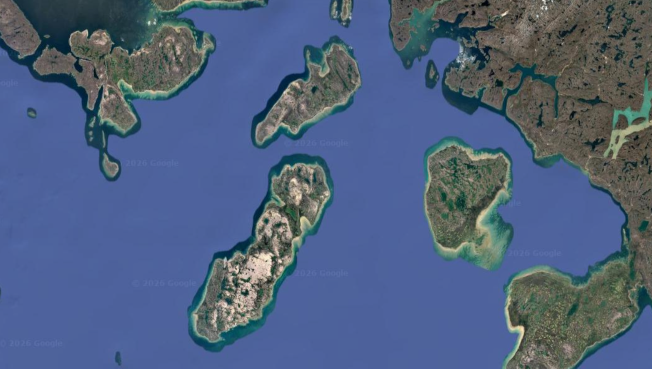
%> input picture Project/island_images/canada.png, 1304 x 737 px (shown at 1/2 size)
$ octave main.m   (GNU Octave 9; MATLAB toolbox functions it lacks are replaced by stand-ins)
%> lines starting %> are read from the running program, lines starting %| are printed output that depends on the picture; in (x1, y1, x2, y2) boxes, pixels count from 0 and x2, y2 are one past the last pixel; in counts of white or black regions, pixels touching at a corner belong together; the program's own positions count from 1
### Project/main function/island_detection.m
function [island_curves, img_orig, heatmap, blended] = island_detection(image_path, show_plots)
%ISLAND_DETECTION  Detect land/island contours from a map image.
%
%   [island_curves, img_orig, heatmap, blended] = island_detection(image_path, show_plots)
%
%   INPUTS:
%     image_path  - (string) path to the input map image (e.g. 'Aruba.png')
%     show_plots  - (logical) true = display the 6-panel analysis figure, false = silent
%
%   OUTPUTS:
%     island_curves - (cell array) each cell contains an [Kx2] array of [x, y]
%                     pixel coordinates forming one island/land contour.
%                     Compatible with the generic-shape branch of obstacle_distance().
%     img_orig      - (HxWx3 uint8)  original image
%     heatmap       - (HxWx3 double) jet-coloured land/sea heatmap  [0,1]
%     blended       - (HxWx3 double) heatmap blended over original  [0,1]

    if nargin < 2
        show_plots = true;
    end

    %% --- Stage 1 & 2: build land/sea masks and heatmap ---
    [heatmap, blended, land_mask, sea_mask, img_orig] = build_heatmap(image_path);

    %% --- Stage 3: extract island contours from the heatmap hot zones ---
    [island_curves, heat_mask] = extract_island_contours(heatmap);

    %% --- Stage 4 (optional): visualise ---
    if show_plots
        display_analysis(img_orig, land_mask, sea_mask, ...
                         heatmap, blended, island_curves, heat_mask);
    end
end


%% =========================================================
%%  LOCAL FUNCTION: build_heatmap
%% =========================================================
function [heatmap, blended, land_mask, sea_mask, img] = build_heatmap(image_path)
%> called with image_path = '../island_images/canada.png'
    img        = imread(image_path);
%> img is the input picture: size 737x1304x3 uint8; mean R, G, B 79.4, 96.5, 127.2
    img_double = double(img) / 255;

    hsv = rgb2hsv(img_double);
%> hsv: size 737x1304x3 double; mean H, S, V 0.486, 0.409, 0.518
    H   = hsv(:,:,1);
    S   = hsv(:,:,2);
    V   = hsv(:,:,3);

    % --- colour-based segmentation ---
    sea_mask   = (H >= 0.50 & H <= 0.75) & (S >= 0.15) & (V >= 0.15);
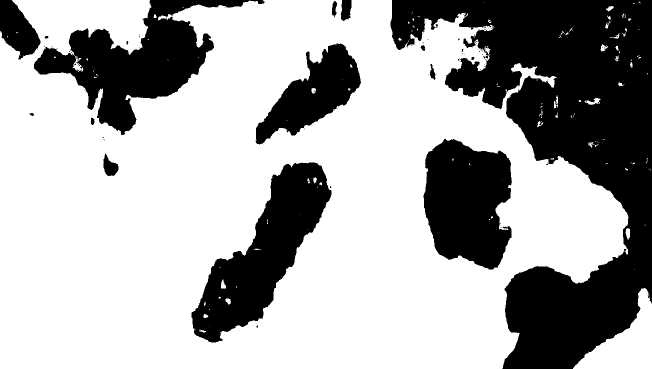
%> sea_mask: size 737x1304 logical (shown at 1/2 size); 66.7% white; 79 black regions (62 under 20 px), largest, box (x1, y1, x2, y2) and area: (781, 0, 1304, 737) 173598, (68, 0, 529, 270) 42885, (383, 325, 663, 685) 41213
    green_land = (H >= 0.20 & H <= 0.45) & (S >= 0.10);
%> green_land: size 737x1304 logical; 9.8% white; 743 white regions (522 under 20 px), largest, box (x1, y1, x2, y2) and area: (1011, 449, 1294, 737) 26243, (847, 300, 1022, 538) 20812, (495, 359, 645, 643) 5469
    sandy_land = (S < 0.25)              & (V > 0.35) & ~sea_mask;
%> sandy_land: size 737x1304 logical; 20.4% white; 739 white regions (638 under 20 px), largest, box (x1, y1, x2, y2) and area: (1010, 193, 1304, 737) 49819, (385, 326, 661, 684) 29583, (68, 47, 428, 266) 27842
    brown_land = (H >= 0.05 & H <= 0.12) & (S >= 0.15);
%> brown_land: size 737x1304 logical; 5.4% white; 1045 white regions (853 under 20 px), largest, box (x1, y1, x2, y2) and area: (1107, 98, 1304, 288) 8929, (951, 0, 1129, 148) 8285, (1100, 31, 1236, 176) 3951
    land_mask  = green_land | sandy_land | brown_land;
%> land_mask: size 737x1304 logical; 26.5% white; 373 white regions (337 under 20 px), largest, box (x1, y1, x2, y2) and area: (890, 0, 1304, 737) 125109, (385, 326, 661, 684) 35667, (68, 44, 428, 266) 32836

    % --- morphological clean-up ---
    se        = strel('disk', 5);
    sea_mask  = imclose(imopen(sea_mask,  se), se);
%> sea_mask: size 737x1304 logical; 66.2% white; 9 black regions, largest, box (x1, y1, x2, y2) and area: (781, 0, 1304, 737) 176930, (68, 0, 528, 266) 43933, (383, 325, 663, 685) 41768
    land_mask = imclose(imopen(land_mask, se), se);
%> land_mask: size 737x1304 logical; 21% white; 43 white regions, largest, box (x1, y1, x2, y2) and area: (953, 0, 1304, 399) 41498, (1007, 456, 1304, 737) 39055, (387, 326, 661, 684) 32215
    land_mask = land_mask & ~sea_mask;
    unknown_mask = ~sea_mask & ~land_mask;
%> unknown_mask: size 737x1304 logical; 12.8% white; 159 white regions (54 under 20 px), largest, box (x1, y1, x2, y2) and area: (781, 0, 1245, 346) 45073, (1125, 0, 1304, 201) 17943, (1112, 204, 1304, 571) 12146

    % --- intensity map: 1=land, 0=sea, 0.45=unknown ---
    intensity               = zeros(size(H));
    intensity(land_mask)    = 1.0;
    intensity(sea_mask)     = 0.0;
    intensity(unknown_mask) = 0.45;
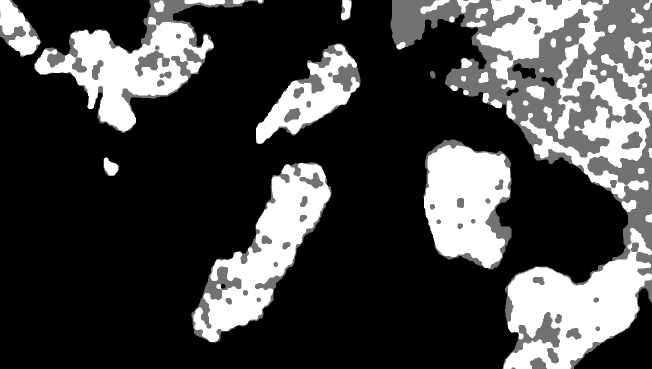
%> intensity: size 737x1304 double (shown at 1/2 size); min 0, max 1, mean 0.268

    intensity_smooth = imgaussfilt(intensity, 8);
    intensity_smooth = intensity_smooth - min(intensity_smooth(:));
    intensity_smooth = intensity_smooth / max(intensity_smooth(:));

    % --- map to jet colourmap ---
    cmap    = jet(256);
    idx     = gray2ind(intensity_smooth, 256);
    heatmap = ind2rgb(idx, cmap);
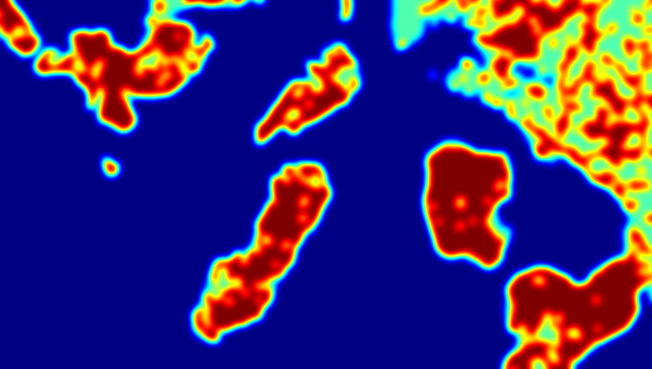
%> heatmap: size 737x1304x3 double (shown at 1/2 size); mean R, G, B 0.247, 0.178, 0.421

    alpha   = 0.65;
    blended = max(0, min(1, alpha * heatmap + (1-alpha) * img_double));
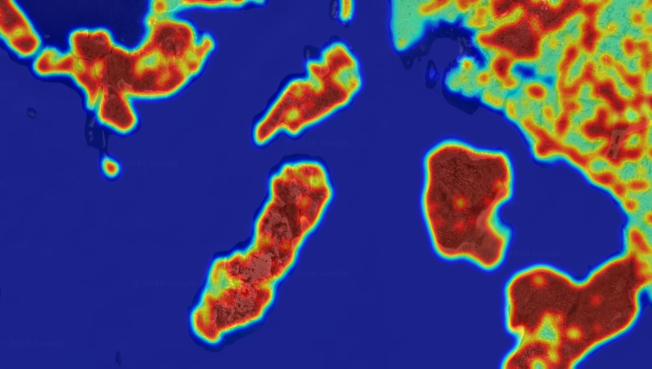
%> blended: size 737x1304x3 double (shown at 1/2 size); mean R, G, B 0.269, 0.248, 0.448

    % --- save side-products ---
    % [~, name] = fileparts(image_path);
    % imwrite(uint8(heatmap * 255), sprintf('%s_heatmap.png', name));
    % imwrite(uint8(blended  * 255), sprintf('%s_blended.png',  name));
end


%% =========================================================
%%  LOCAL FUNCTION: extract_island_contours
%% =========================================================
function [island_curves, heat_mask] = extract_island_contours(heatmap)
%   Returns a cell array where each cell is one closed land contour [Kx2]
%   in the format expected by obstacle_distance() (generic-shape branch):
%       obs_curve(:,1) = x  (column pixel)
%       obs_curve(:,2) = y  (row    pixel)

    hsv = rgb2hsv(heatmap);
%> hsv: size 737x1304x3 double; mean H, S, V 0.48, 0.973, 0.667
    H   = hsv(:,:,1);
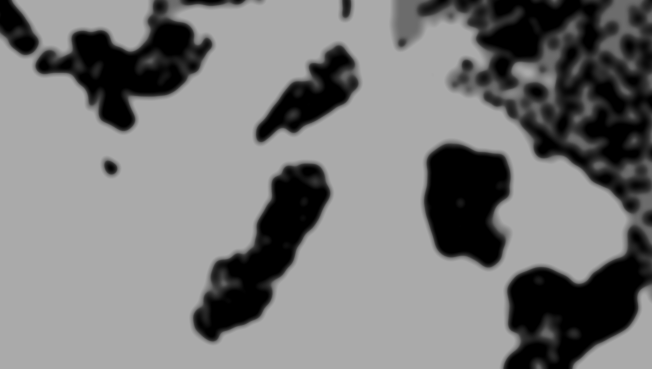
%> H: size 737x1304 double (shown at 1/2 size); min 0, max 0.667, mean 0.48
    S   = hsv(:,:,2);
    V   = hsv(:,:,3);
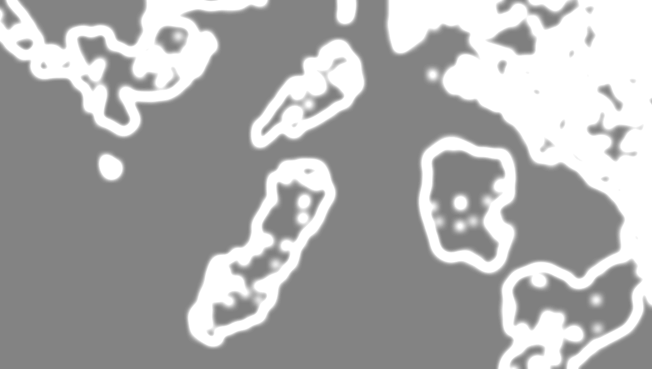
%> V: size 737x1304 double (shown at 1/2 size); min 0.5, max 1, mean 0.667

    % hot colours in the jet map correspond to land
    heat_mask   = ((H <= 0.15) | (H >= 0.85)) & (S >= 0.4) & (V >= 0.4);
%> heat_mask: size 737x1304 logical; 22.4% white; 29 white regions (1 under 20 px), largest, box (x1, y1, x2, y2) and area: (957, 0, 1304, 396) 52016, (1010, 458, 1304, 737) 41611, (390, 330, 657, 680) 33758
    yellow_zone = (H >= 0.12 & H <= 0.20)     & (S >= 0.5) & (V >= 0.5);
%> yellow_zone: size 737x1304 logical; 4.9% white; 37 white regions (2 under 20 px), largest, box (x1, y1, x2, y2) and area: (839, 0, 1304, 424) 15435, (1129, 0, 1304, 199) 5984, (73, 33, 422, 260) 4389
    heat_mask   = heat_mask | yellow_zone;
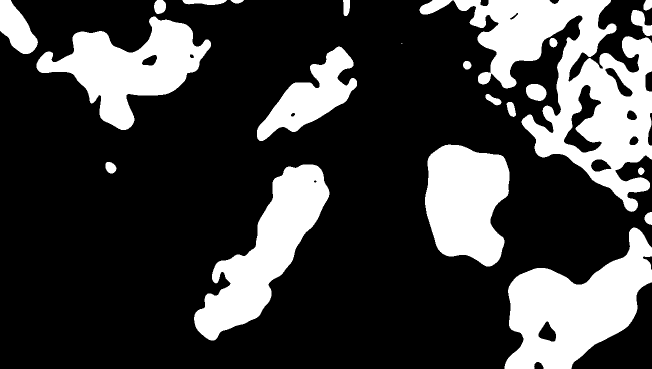
%> heat_mask: size 737x1304 logical (shown at 1/2 size); 25.4% white; 22 white regions (1 under 20 px), largest, box (x1, y1, x2, y2) and area: (839, 0, 1304, 424) 70983, (1009, 455, 1304, 737) 44284, (388, 329, 659, 681) 36240

    se        = strel('disk', 4);
    heat_mask = imclose(imopen(heat_mask, se), se);
%> heat_mask: size 737x1304 logical; 25.4% white; 19 white regions, largest, box (x1, y1, x2, y2) and area: (907, 0, 1304, 423) 71621, (1009, 455, 1304, 737) 44322, (388, 329, 659, 681) 36260

    boundaries   = bwboundaries(heat_mask, 'noholes');
%> boundaries = 19 boundaries; largest, box (x1, y1, x2, y2) and points: (907, 0, 1304, 423) 2757, (73, 33, 422, 260) 1016, (388, 329, 659, 681) 964, (1009, 455, 1304, 737) 961, (850, 289, 1019, 533) 668
    island_curves = cell(size(boundaries));
%> island_curves = 19 items
    for k = 1:length(boundaries)
        b = boundaries{k};
        % Convert from [row, col] (bwboundaries convention) to [x, y] = [col, row]
        island_curves{k} = [b(:,2), -b(:,1)];
    end
%> this loop made 19 passes

    fprintf('[island_detection] Found %d island/land contours.\n', length(island_curves));
%| [island_detection] Found 19 island/land contours.
end


%% =========================================================
%%  LOCAL FUNCTION: display_analysis
%% =========================================================
% [47 lines left out: function display_analysis, not called in this run]

### Project/main function/main.m
clc; clear; close all;
global Par ub lb var_history

addpath('island_images');

var_history = table();                                  % initialising debug arrays

% --- UAV model parameters ---
Par.A                = [0;       100];      % start point
Par.B                = [1100;   -450];      % end point
Par.v_avg            = 10;              %average velocity for our UAV
Par.dc               = 1e-3;             % parametric step (t in [0,1]), controls curve resolution only

%Par.LengthReference  = 1000;            % real physical distance A→B [m]
Par.LengthReference = norm(Par.B - Par.A);

% --- Cost function weights ---
Par.w = [1.0 1.0 0.2 0 1.0];          % [Length Curvature Safety Time Jerk] cost weights

% Constraint parameters
Par.d_safe              = 5;            % Minimum safe distance from obstacle [-]
Par.max_velocity        = 50;           % Maximum velocity constraint
Par.max_acceleration    = 20;           % Maximum acceleration constraint
Par.max_curvature       = 0.2;          % Maximum curvature constraint

% --- obstacles --------------------------------------------------------------
[Par.obs, ~, ~, ~] = island_detection('../island_images/canada.png', false);
%> Par.obs = 19 items


% --- Optimization Setup ---
bernstein_coeff = 13;                                     % Bernstein order -1
n_vars          = 2 * bernstein_coeff;
bound_coeff     = 3;                                      % Defines bounds dimension
h               = norm(Par.B - Par.A) / bernstein_coeff;  % Heuristic spacing for initial guess
%> h = 94.6


%X0 = [1, 1, 1, 1, 1, 1, 0, -1, -1, -1, -1, -1, -1]*(h/2);
X0 = zeros(n_vars, 1);  % Initial guess: straight line with uniform spacing

% Bounds
% lb = ones(n_vars, 1) *(-bound_coeff)*h;    % Old used bounds, here for backup
% ub = ones(n_vars, 1) * bound_coeff*h;

% Normal: symmetric, free to deviate left or right
lb_eta   = -bound_coeff * h * ones(bernstein_coeff,1);
ub_eta   =  bound_coeff * h * ones(bernstein_coeff,1);

% Tangential: asymmetric — allow compression but forbid fold-back
% The critical limit is -h (one node spacing), stay within 90% of it
lb_tau   = -0.9 * h * ones(bernstein_coeff,1);
ub_tau   =  bound_coeff * h * ones(bernstein_coeff,1);

lb = [lb_eta; lb_tau];
%> lb = 26 values from -283.8 to -85.14
ub = [ub_eta; ub_tau];
%> ub = 26 values from 283.8 to 283.8

x0 = (X0 - lb)./(ub - lb);  % Normalise initial guess to [0,1]
%> x0 = 26 values, max 0.5 at index 1, min 0.231 at index 14, mean 0.365
lb_n = zeros(n_vars,1);
ub_n = ones(n_vars,1);

hfig = figure('Name', 'Current Iteration results');             % initialising figure
%> (the run ends here)

$ run again, with Aruba.png copied over Project/island_images/canada.png
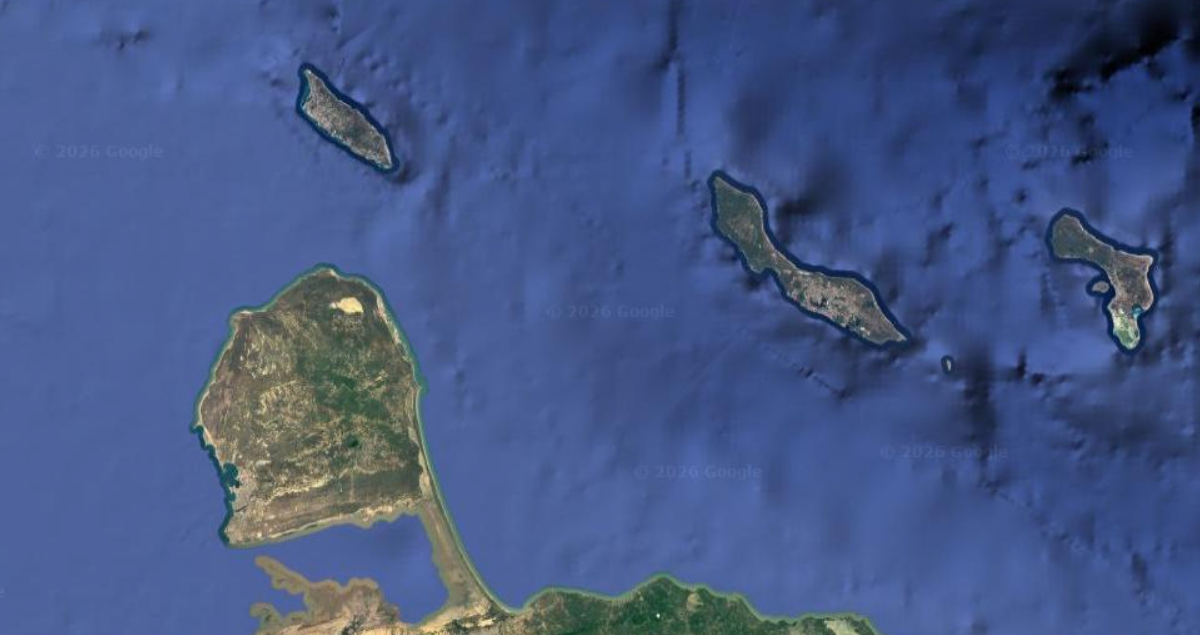
%> input picture Aruba.png, 1200 x 635 px
%> in build_heatmap, img is the input picture: size 635x1200x3 uint8; mean R, G, B 69, 87.4, 133.6
%> in build_heatmap, `sea_mask   = (H >= 0.50 & H <= 0.75) & (S >= 0.15) & (V >= 0.15);`:
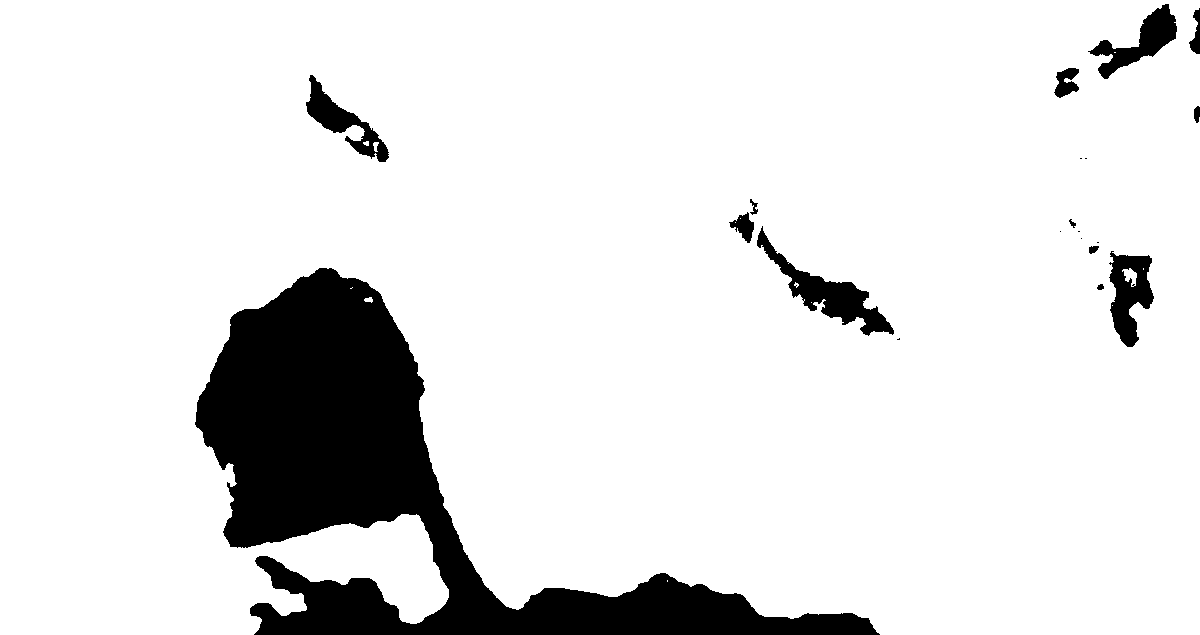
%> sea_mask: size 635x1200 logical; 88.7% white; 20 black regions (7 under 20 px), largest, box (x1, y1, x2, y2) and area: (195, 268, 880, 635) 74511, (757, 226, 894, 336) 3487, (1109, 251, 1154, 347) 2506
%> green_land: size 635x1200 logical; 3.9% white; 108 white regions (70 under 20 px), largest, box (x1, y1, x2, y2) and area: (247, 276, 878, 635) 26058, (1115, 313, 1136, 346) 371, (424, 522, 455, 600) 277
%> sandy_land: size 635x1200 logical; 6.9% white; 162 white regions (136 under 20 px), largest, box (x1, y1, x2, y2) and area: (195, 268, 657, 635) 42743, (761, 226, 894, 336) 2763, (1109, 251, 1154, 347) 2067
%> brown_land: size 635x1200 logical; 1.7% white; 137 white regions (99 under 20 px), largest, box (x1, y1, x2, y2) and area: (260, 576, 450, 635) 4307, (229, 464, 337, 542) 3186, (202, 360, 259, 448) 1904
%> unknown_mask: size 635x1200 logical; 3.5% white; 79 white regions (35 under 20 px), largest, box (x1, y1, x2, y2) and area: (256, 415, 342, 500) 2857, (732, 214, 891, 335) 2723, (287, 268, 383, 321) 2655
%> yellow_zone: size 635x1200 logical; 1.3% white; 9 white regions, largest, box (x1, y1, x2, y2) and area: (200, 280, 506, 635) 5133, (265, 425, 336, 492) 1337, (262, 371, 310, 428) 1070
%> in extract_island_contours, `heat_mask   = heat_mask | yellow_zone;`:
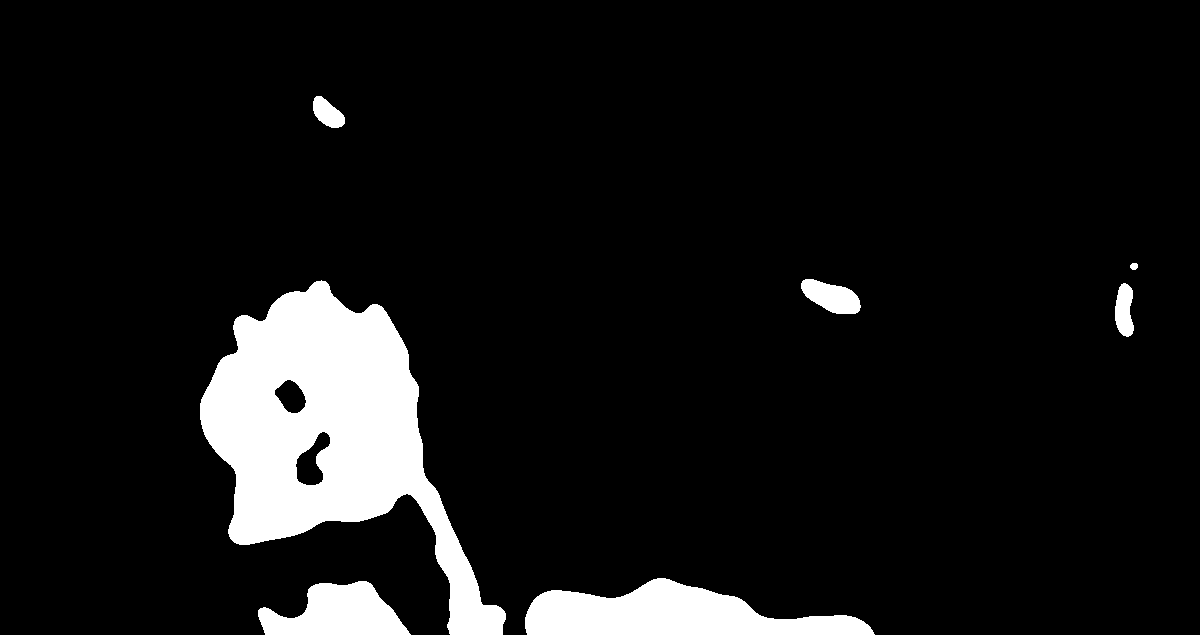
%> heat_mask: size 635x1200 logical; 8.6% white; 7 white regions, largest, box (x1, y1, x2, y2) and area: (200, 280, 506, 635) 45711, (525, 578, 875, 635) 11952, (258, 581, 411, 635) 5306
%> boundaries = 7 boundaries; box (x1, y1, x2, y2) and points: (200, 281, 506, 635) 1105, (525, 578, 874, 635) 725, (258, 581, 410, 635) 352, (801, 279, 861, 314) 137, (1115, 283, 1134, 337) 115, (313, 96, 345, 128) 84, (1130, 263, 1138, 270) 19
%> in extract_island_contours, `island_curves = cell(size(boundaries));`: island_curves = {[], [], [], [], [], [], []}
%> the loop in extract_island_contours, `for k = 1:length(boundaries)` made 7 passes
%> after the loop in extract_island_contours, `for k = 1:length(boundaries)`: island_curves = 7 items
%| [island_detection] Found 7 island/land contours.
%> h = 94.6
%> lb = 26 values from -283.8 to -85.14
%> ub = 26 values from 283.8 to 283.8
%> x0 = 26 values, max 0.5 at index 1, min 0.231 at index 14, mean 0.365
